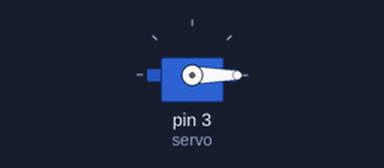
Bench run of a sketch on a simulated Arduino Uno, built with avr-gcc and run on an emulated ATmega328P. On the bench: servo.

Above: at 0.05 s.
At 1.5 s:
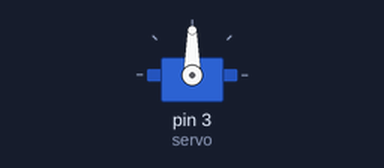
At 3.0 s:
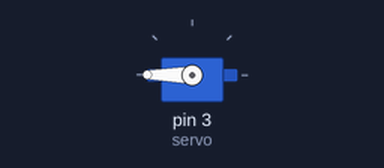
Timing chart, 0 to 6.9 s (numbered marks = the images above):
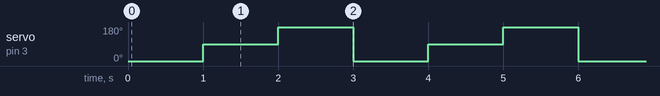

The sketch:

servo_testing.ino
```cpp
#include <Servo.h>

int servo= 3;
Servo Servo1;

void setup()
{
  Servo1.attach(servo);
}

void loop()
{
  Servo1.write(0);
  delay(1000);
  Servo1.write(90);
  delay(1000);
  Servo1.write(180);
  delay(1000);
}
```

Measured:
- by itself, servo on pin 3 (servo): repeats every 3.0 s: 180° 1.0 s, 0° 1.0 s, 90° 1.0 s
